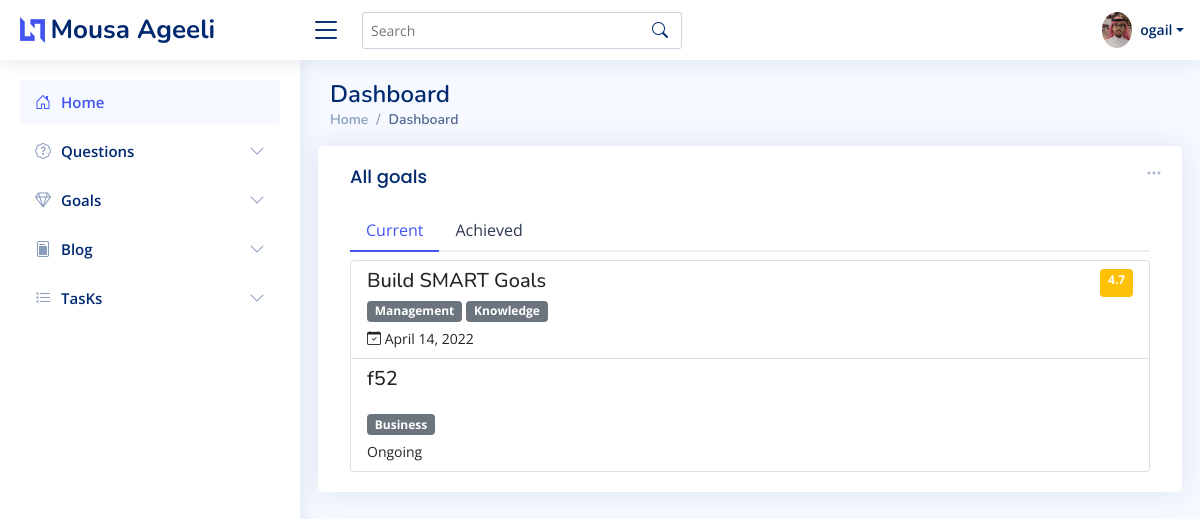
/goals/ (signed in), run on the app's committed database.
### goals/models.py (models this page shows, shortened)
class Goal(models.Model):
    user = models.ForeignKey(User, on_delete=models.CASCADE)
    goal = models.TextField()
    date_created = models.DateTimeField(auto_now=True)
    categories = models.ManyToManyField(Category, related_name='goals')
    actions = models.ManyToManyField('Action', related_name='goals')
    target_date = models.DateField(null=True, blank=True)
    goal_achieved = models.BooleanField(default=False)
    def __str__(self):
        return self.goal
    @property
    def current_score(self):
        return self.goalscore_set.latest().score
    def get_success_range_class(self):
        if self.current_score is None:
            return
        if 0 <= self.current_score < 4:
            bootstrap_class = 'danger'
        elif 4 <= self.current_score < 7:
            bootstrap_class = 'warning'
        else:
            bootstrap_class = 'success'
        return bootstrap_class

class GoalScore(models.Model):
    goal = models.ForeignKey(Goal, on_delete=models.CASCADE)
    score = models.DecimalField(max_digits=3, decimal_places=1)
    calculated_at = models.DateTimeField(auto_now_add=True)
    class Meta:
        ordering = ['calculated_at']
        get_latest_by = 'calculated_at'

class Category(models.Model):
    user = models.ForeignKey(User, on_delete=models.CASCADE)
    category = models.CharField(max_length=255)
    class Meta:
        verbose_name_plural = 'categories'
    def __str__(self):
        return self.category

### goals/views.py (the view)
# urls.py: re_path(r'^category/(?P<category_pk>\d+)/$', views.goals_list_view, name='category'),
@login_required
def goals_list_view(request, category_pk=None):
    goals = Goal.objects.filter(user=request.user)
    if not goals:
        return new_goal_view(request)
    context = {}
    if category_pk:
        category = get_object_or_404(Category, pk=category_pk)
        goals = goals.filter(categories=category)
        context['category'] = category
    achieved_goals = goals.filter(goal_achieved=True)
    current_goals = goals.filter(goal_achieved=False)
    untracked_goals = current_goals.filter(goalscore__isnull=True)
    tracked_goals = current_goals.exclude(goalscore__isnull=True)
    tracked_goals = sorted(tracked_goals, key=lambda g: g.current_score, reverse=True)
    categories = Category.objects.filter(user=request.user)
    context.update({
        'categories': categories,
        'untracked_goals': untracked_goals,
        'tracked_goals': tracked_goals,
        'achieved_goals': achieved_goals,
    })
    return render(request, template_name='goals/goal_list.html', context=context)

### templates/goals/goal_list.html (shortened to what this page needs)
{% extends 'home.html' %}
{% block content %}
<div class="card">
    <div class="filter">
        <a class="icon" href="#" data-bs-toggle="dropdown"><i class="bi bi-three-dots"></i></a>
    </div>
    <div class="card-body">
        <h5 class="card-title">{% if category %}{{ category }}{% else %}All{% endif %} goals</h5>
        <ul class="nav nav-tabs nav-tabs-bordered" id="borderedTab" role="tablist">
            {% if tracked_goals %}
            <li class="nav-item" role="presentation">
                <button class="nav-link active" id="home-tab" data-bs-toggle="tab" data-bs-target="#bordered-home" type="button" role="tab" aria-controls="home" aria-selected="true">Current</button>
            </li>
            {% endif %}
            {% if achieved_goals %}
            <li class="nav-item" role="presentation">
                <button class="nav-link" id="profile-tab" data-bs-toggle="tab" data-bs-target="#bordered-profile" type="button" role="tab" aria-controls="profile" aria-selected="false">Achieved</button>
            </li>
            {% endif %}
        </ul>
        <div class="tab-content pt-2" id="borderedTabContent">
            <div class="list-group tab-pane fade show active" id="bordered-home" role="tabpanel" aria-labelledby="home-tab">
                {% if tracked_goals %}
                {% for goal in tracked_goals %}
                {% include 'goals/_goal.html' with goal=goal %}
                {% endfor %}
                {% endif %}
                {% if untracked_goals %}
                {% for goal in untracked_goals %}
                {% include 'goals/_goal.html' with goal=goal %}
                {% endfor %}
                {% endif %}
            </div>
        </div>
    </div>
</div>
{% endblock %}

### templates/navbar.html (shortened to what this page needs)
{% load static %}
<header id="header" class="header fixed-top d-flex align-items-center">
  <div class="d-flex align-items-center justify-content-between">
    <a href="/" class="logo d-flex align-items-center">
      <img src="{% static 'assets/img/logo.png' %}" alt="">
      <span class="d-none d-lg-block">Mousa Ageeli</span>
    </a>
    {% if user.is_authenticated %}
    <i class="bi bi-list toggle-sidebar-btn"></i>
    {% endif %}
  </div>
  {% if user.is_authenticated %}
  <div class="search-bar">
    <form class="search-form d-flex align-items-center" method="POST" action="#">
      <input type="text" name="query" placeholder="Search" title="Enter search keyword">
      <button type="submit" title="Search"><i class="bi bi-search"></i></button>
    </form>
  </div>
  {% endif %}
  <nav class="header-nav ms-auto">
    <ul class="d-flex align-items-center">
      <li class="nav-item dropdown pe-3">
        <a class="nav-link nav-profile d-flex align-items-center pe-0" href="#" data-bs-toggle="dropdown">
          {% if user.is_authenticated %}
          <img src="{% static 'assets/img/profile-img.jpg' %}" alt="Profile" class="rounded-circle">
          <span class="d-none d-md-block dropdown-toggle ps-2">{{ user.username }}</span>
        </a>
          {% endif %}
      </li>
    </ul>
  </nav>
</header>

### templates/goals/_goal.html
<a href="{% url 'goal_detail' goal.id %}" class="list-group-item list-group-item-action" aria-current="true">
    <div class="d-flex w-100 justify-content-between">
        <h5 class="mb-1">{{ goal|safe }}</h5>
        {% if goal.current_score or goal.current_score == 0 %}
             <span class="badge bg-{{ goal.get_success_range_class }}">{{ goal.current_score }}</span>
        {% endif %}
    </div>
    <p class="mb-1">
        {% for category in goal.categories.all %}
        <span class="badge bg-secondary">{{ category }}</span>
        {% endfor %}
    </p>
    <small>{% if goal.target_date %}<i class="bi bi-calendar-check"></i> {{ goal.target_date }}{% else %}Ongoing{% endif %}</small>
</a>

### static/assets/css/style.css (style rules this page uses)
:root { scroll-behavior: smooth; }
body { font-family: "Open Sans", sans-serif; background: #f6f9ff; color: #444444; }
a { color: #4154f1; text-decoration: none; }
h1, h2, h3, h4, h5, h6 { font-family: "Nunito", sans-serif; }
.card { margin-bottom: 30px; border: none; border-radius: 5px; box-shadow: 0px 0 30px rgba(1, 41, 112, 0.1); }
.card-title { padding: 20px 0 15px 0; font-size: 18px; font-weight: 500; color: #012970; font-family: "Poppins", sans-serif; }
.card-body { padding: 0 20px 20px 20px; }
.nav-tabs-bordered { border-bottom: 2px solid #ebeef4; }
.nav-tabs-bordered .nav-link { margin-bottom: -2px; border: none; color: #2c384e; }
.nav-tabs-bordered .nav-link.active { background-color: #fff; color: #4154f1; border-bottom: 2px solid #4154f1; }
.logo { line-height: 1; }
@media (min-width: 1200px) { .logo { width: 280px; } }
.logo img { max-height: 26px; margin-right: 6px; }
.logo span { font-size: 26px; font-weight: 700; color: #012970; font-family: "Nunito", sans-serif; }
.header { transition: all 0.5s; z-index: 997; height: 60px; box-shadow: 0px 2px 20px rgba(1, 41, 112, 0.1); background-color: #fff; padding-left: 20px; }
.header .toggle-sidebar-btn { font-size: 32px; padding-left: 10px; cursor: pointer; color: #012970; }
.header .search-bar { min-width: 360px; padding: 0 20px; }
.header .search-form { width: 100%; }
.header .search-form input { border: 0; font-size: 14px; color: #012970; border: 1px solid rgba(1, 41, 112, 0.2); padding: 7px 38px 7px 8px; border-radius: 3px; transition: 0.3s; width: 100%; }
.header .search-form button { border: 0; padding: 0; margin-left: -30px; background: none; }
.header .search-form button i { color: #012970; }
.header-nav ul { list-style: none; }
.header-nav > ul { margin: 0; padding: 0; }
.header-nav .nav-profile { color: #012970; }
.header-nav .nav-profile img { max-height: 36px; }
.header-nav .nav-profile span { font-size: 14px; font-weight: 600; }
.dashboard .filter { position: absolute; right: 0px; top: 15px; }
.dashboard .filter .icon { color: #aab7cf; padding-right: 20px; padding-bottom: 5px; transition: 0.3s; font-size: 16px; }

### data on the page
Goal: goal "Build SMART Goals", current_score "4.7", target_date "April 14, 2022"
Category: category "Management"
Category: category "Knowledge"
Goal: goal "f52", shows "Ongoing"
Category: category "Business"

### other printed values
{{ user.username }} "ogail"
